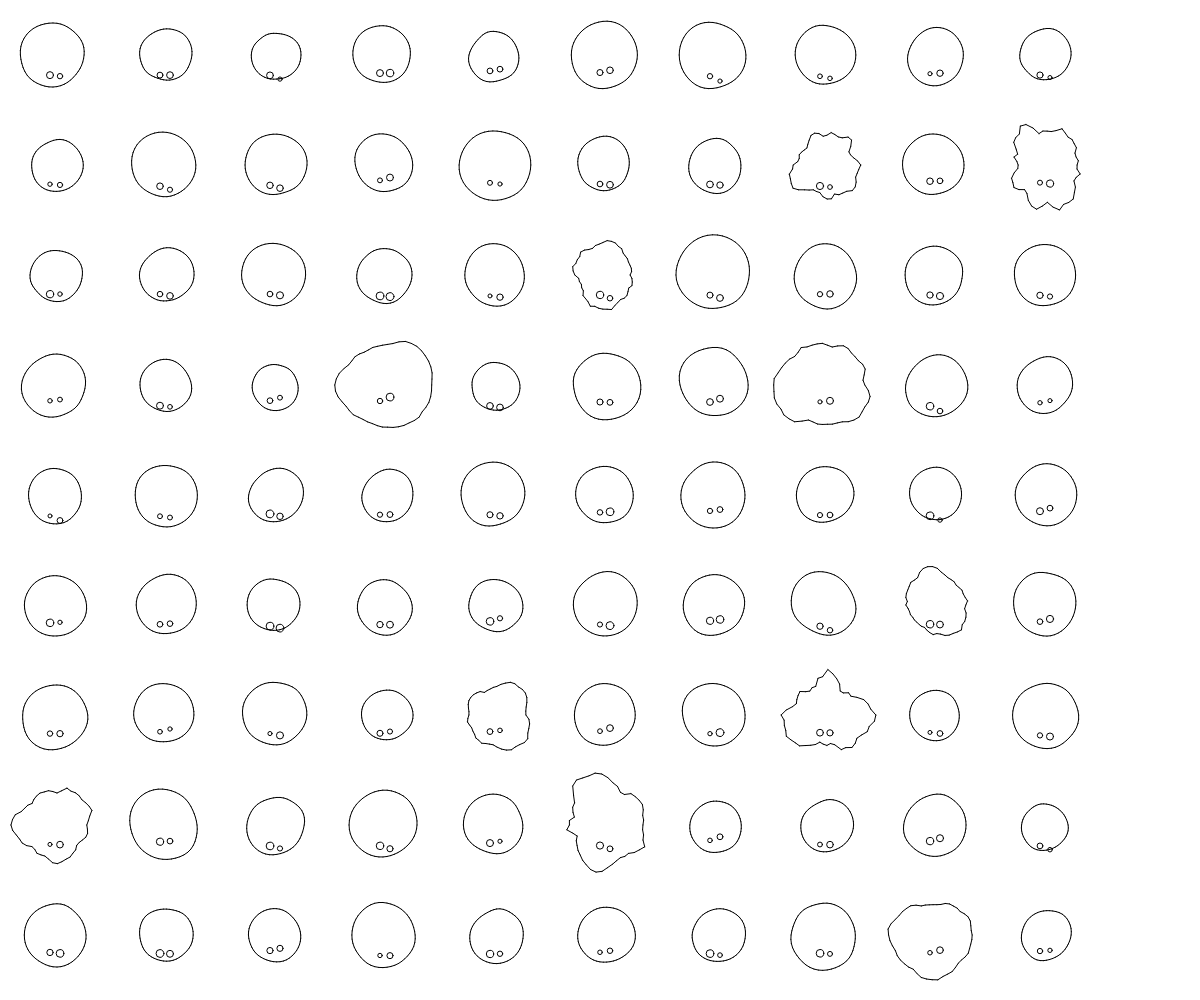
Frame 1 (no input)
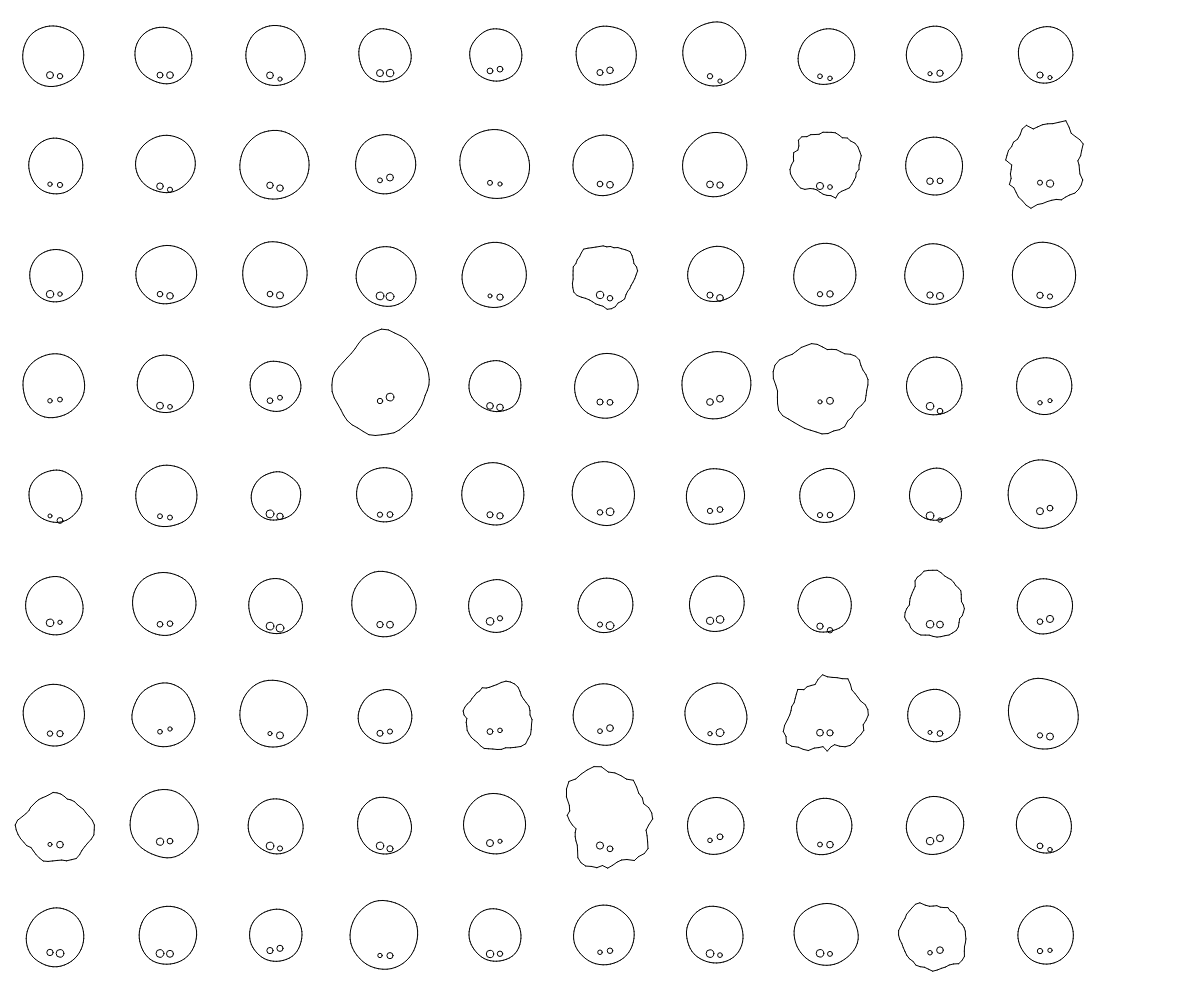
Frame 60 (no input)
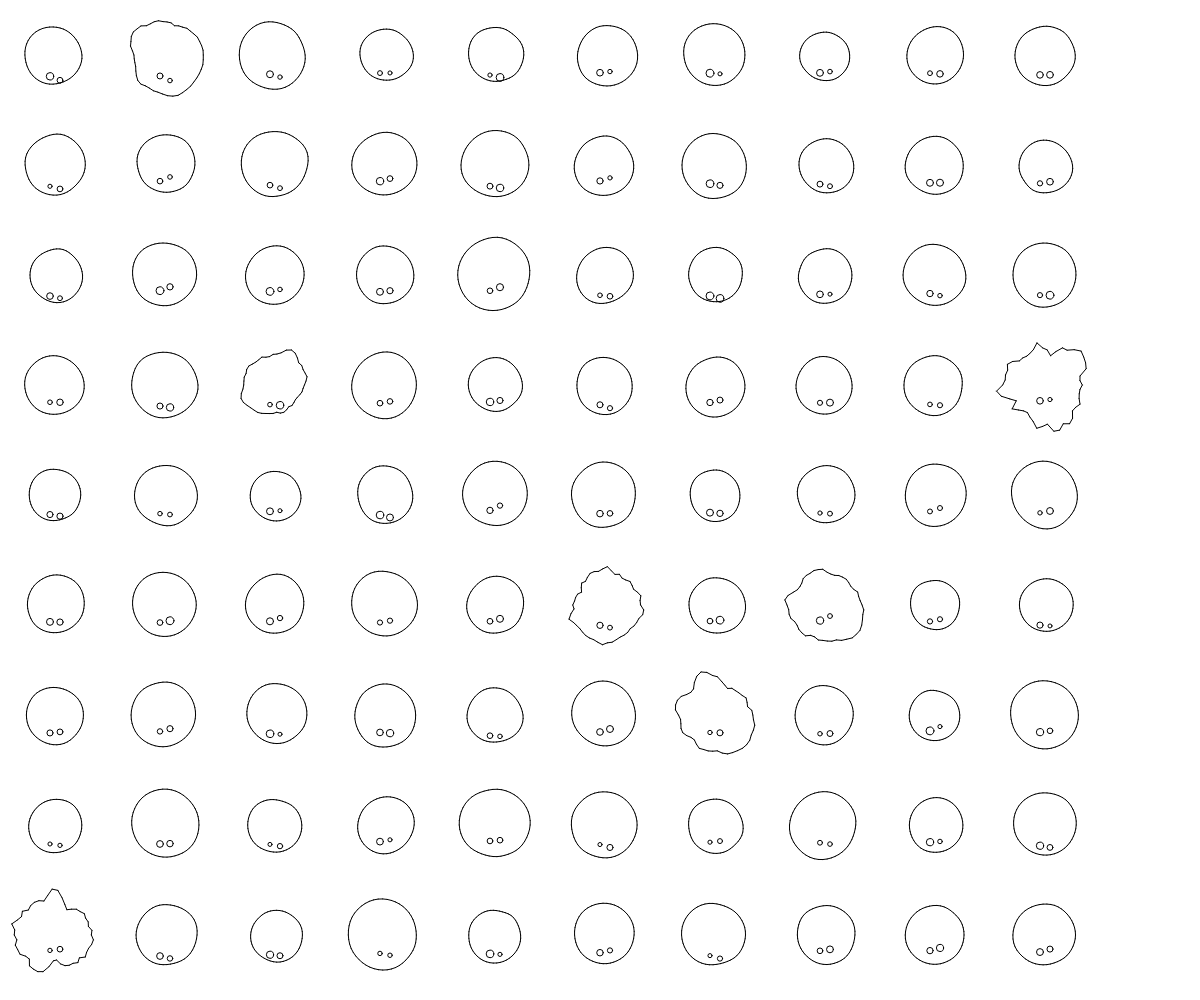
Frame 120 (the mouse pressed at the canvas centre since frame 60)

The p5.js sketch that drew these frames (run headless with seeded random() and noise() and a simulated clock; from frame 60 on, the mouse is pressed at the canvas centre):

// p5.js sketch
// ── sketch.js
var columns;
var rows = 8;
var cellDiam = 110;
var maps = [];

function setup() {
  createCanvas(windowWidth, windowHeight);
  ellipseMode(CENTER);

  columns = (width/cellDiam) -1;
  rows = (height/cellDiam) -1;

  init();
}

function init(){
  maps.length = 0;
  for (let y = 0; y < rows; y++) {
    for (let x = 0; x < columns; x++) {
      maps.push(new NeuroMap(x * cellDiam, y * cellDiam));
    }
  }
}

function mousePressed(){
  init();
}

function draw() {
  background(255);

  maps.forEach(function(nMap) {
    nMap.draw();
  });
}


class NeuroMap {

  constructor(originX, originY) {
    this.originX = originX;
    this.originY = originY;
    this.radius = cellDiam / 6;
    this.radiusVariation = random(this.radius * 1.1, this.radius * 1.5);
    this.noiseScale = 0.2;

    if (random(0, 100) > 90) {
      this.noiseScale = random(0.5, 2.5);
      this.radiusVariation = random(this.radius * 1.5, this.radius * 2.8);
    }

    this.segments = 50;
    
    this.eyeASize = 4 + random(0, 4);
    this.eyeBSize = 4 + random(0, 4);
    this.eyeAHeight = random(-3, 3);
    this.eyeBHeight = this.eyeAHeight + random(-2, 2);
    this.eyeAX = this.originX + cellDiam / 2 - 5;
    this.eyeBX = this.originX + cellDiam / 2 + 5;
    this.eyeY = this.originY + this.eyeAHeight + (cellDiam- (cellDiam/3));
    this.nextBlink = millis() + random(3000, 55000);

  }
  
  coord(pointIndex) {
    var angle = TWO_PI / this.segments * pointIndex;
    var cosAngle = cos(angle);
    var sinAngle = sin(angle);
    var time = (frameCount) * 1e-2;
    var noiseValue = noise(this.originX + (this.noiseScale*cosAngle + this.noiseScale), this.originY + (this.noiseScale*sinAngle + this.noiseScale), time);
    var coordRadius = this.radius + this.radiusVariation * noiseValue;
    return createVector(this.originX + (cellDiam/2) + coordRadius*cosAngle, this.originY + (cellDiam/2) + coordRadius*sinAngle);
  }

  draw() {
    noFill();
  
    for (let i = 0; i < this.segments; ++i) {
      let a = this.coord(i);
      let b = this.coord(i + 1);
      stroke(0);
      line(a.x, a.y, b.x, b.y);
    }
    
    if(millis() > this.nextBlink){
      if(millis() < this.nextBlink + 500){        
        arc(this.eyeAX, this.eyeY+1, this.eyeASize, this.eyeASize, 0, PI);
        arc(this.eyeBX, this.eyeY+1, this.eyeBSize, this.eyeBSize, 0, PI);
      }else{
         this.nextBlink = millis() + random(11000, 45000);
      }
    }else{
      ellipse(this.eyeAX, this.eyeY, this.eyeASize, this.eyeASize);
      ellipse(this.eyeBX, this.eyeY + this.eyeBHeight, this.eyeBSize, this.eyeBSize);
    }
    
    
  }
}
